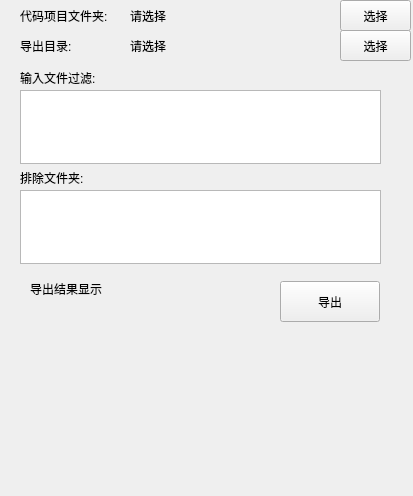
<?xml version="1.0" encoding="UTF-8"?>
<ui version="4.0">
 <class>QCodeExport</class>
 <widget class="QWidget" name="QCodeExport">
  <property name="geometry">
   <rect>
    <x>0</x>
    <y>0</y>
    <width>413</width>
    <height>496</height>
   </rect>
  </property>
  <property name="windowTitle">
   <string>代码导出</string>
  </property>
  <widget class="QLabel" name="label">
   <property name="geometry">
    <rect>
     <x>20</x>
     <y>6</y>
     <width>101</width>
     <height>20</height>
    </rect>
   </property>
   <property name="text">
    <string>代码项目文件夹:</string>
   </property>
  </widget>
  <widget class="QLabel" name="label_codedir">
   <property name="geometry">
    <rect>
     <x>130</x>
     <y>6</y>
     <width>201</width>
     <height>20</height>
    </rect>
   </property>
   <property name="text">
    <string>请选择</string>
   </property>
  </widget>
  <widget class="QLabel" name="label_3">
   <property name="geometry">
    <rect>
     <x>20</x>
     <y>35</y>
     <width>101</width>
     <height>21</height>
    </rect>
   </property>
   <property name="text">
    <string>导出目录:</string>
   </property>
  </widget>
  <widget class="QLabel" name="label_exportPath">
   <property name="geometry">
    <rect>
     <x>130</x>
     <y>36</y>
     <width>201</width>
     <height>20</height>
    </rect>
   </property>
   <property name="text">
    <string>请选择</string>
   </property>
  </widget>
  <widget class="QLabel" name="label_5">
   <property name="geometry">
    <rect>
     <x>20</x>
     <y>70</y>
     <width>101</width>
     <height>16</height>
    </rect>
   </property>
   <property name="text">
    <string>输入文件过滤:</string>
   </property>
  </widget>
  <widget class="QTextEdit" name="textEdit_codeFileFilter">
   <property name="geometry">
    <rect>
     <x>20</x>
     <y>90</y>
     <width>361</width>
     <height>74</height>
    </rect>
   </property>
  </widget>
  <widget class="QLabel" name="label_6">
   <property name="geometry">
    <rect>
     <x>20</x>
     <y>170</y>
     <width>101</width>
     <height>16</height>
    </rect>
   </property>
   <property name="text">
    <string>排除文件夹:</string>
   </property>
  </widget>
  <widget class="QTextEdit" name="textEdit_excludeDirs">
   <property name="geometry">
    <rect>
     <x>20</x>
     <y>190</y>
     <width>361</width>
     <height>74</height>
    </rect>
   </property>
  </widget>
  <widget class="QPushButton" name="pushButton_export">
   <property name="geometry">
    <rect>
     <x>280</x>
     <y>281</y>
     <width>100</width>
     <height>41</height>
    </rect>
   </property>
   <property name="text">
    <string>导出</string>
   </property>
  </widget>
  <widget class="QLabel" name="label_result">
   <property name="geometry">
    <rect>
     <x>30</x>
     <y>280</y>
     <width>241</width>
     <height>31</height>
    </rect>
   </property>
   <property name="text">
    <string>导出结果显示</string>
   </property>
   <property name="alignment">
    <set>Qt::AlignLeading|Qt::AlignLeft|Qt::AlignTop</set>
   </property>
  </widget>
  <widget class="QPushButton" name="pushButton_selectProject">
   <property name="geometry">
    <rect>
     <x>340</x>
     <y>0</y>
     <width>71</width>
     <height>31</height>
    </rect>
   </property>
   <property name="text">
    <string>选择</string>
   </property>
  </widget>
  <widget class="QPushButton" name="pushButton_selectExport">
   <property name="geometry">
    <rect>
     <x>340</x>
     <y>30</y>
     <width>71</width>
     <height>31</height>
    </rect>
   </property>
   <property name="text">
    <string>选择</string>
   </property>
  </widget>
 </widget>
 <resources/>
 <connections/>
</ui>
